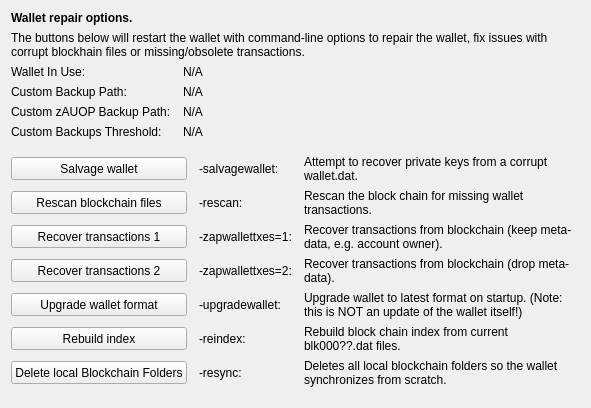
     <widget class="QWidget" name="tab_repair">
      <attribute name="title">
       <string>&amp;Wallet Repair</string>
      </attribute>
      <layout class="QGridLayout" name="gridLayout_4" columnstretch="0,0,0,0">
       <property name="horizontalSpacing">
        <number>12</number>
       </property>
       <item row="0" column="0" colspan="4">
        <widget class="QLabel" name="label_repair_header">
         <property name="font">
          <font>
           <weight>75</weight>
           <bold>true</bold>
          </font>
         </property>
         <property name="text">
          <string>Wallet repair options.</string>
         </property>
        </widget>
       </item>
       <item row="1" column="0" colspan="4">
        <widget class="QLabel" name="label_repair_helptext">
         <property name="font">
          <font>
           <weight>50</weight>
           <bold>false</bold>
          </font>
         </property>
         <property name="text">
          <string>The buttons below will restart the wallet with command-line options to repair the wallet, fix issues with corrupt blockhain files or missing/obsolete transactions.</string>
         </property>
         <property name="wordWrap">
          <bool>true</bool>
         </property>
        </widget>
       </item>
       <item row="2" column="0">
        <widget class="QLabel" name="wallet_path_label">
         <property name="text">
          <string>Wallet In Use:</string>
         </property>
        </widget>
       </item>
       <item row="2" column="1" colspan="3">
        <widget class="QLabel" name="wallet_path">
         <property name="cursor">
          <cursorShape>IBeamCursor</cursorShape>
         </property>
         <property name="text">
          <string>N/A</string>
         </property>
         <property name="textFormat">
          <enum>Qt::PlainText</enum>
         </property>
         <property name="textInteractionFlags">
          <set>Qt::LinksAccessibleByMouse|Qt::TextSelectableByKeyboard|Qt::TextSelectableByMouse</set>
         </property>
        </widget>
       </item>
       <item row="3" column="0">
        <widget class="QLabel" name="wallet_custombackuppath_label">
         <property name="visible">
          <bool>false</bool>
         </property>
         <property name="text">
          <string>Custom Backup Path:</string>
         </property>
        </widget>
       </item>
       <item row="3" column="1" colspan="3">
        <widget class="QLabel" name="wallet_custombackuppath">
         <property name="cursor">
          <cursorShape>IBeamCursor</cursorShape>
         </property>
         <property name="visible">
          <bool>false</bool>
         </property>
         <property name="text">
          <string>N/A</string>
         </property>
         <property name="textFormat">
          <enum>Qt::PlainText</enum>
         </property>
         <property name="textInteractionFlags">
          <set>Qt::LinksAccessibleByMouse|Qt::TextSelectableByKeyboard|Qt::TextSelectableByMouse</set>
         </property>
        </widget>
       </item>
       <item row="4" column="0">
        <widget class="QLabel" name="wallet_customzauopbackuppath_label">
         <property name="visible">
          <bool>false</bool>
         </property>
         <property name="text">
          <string>Custom zAUOP Backup Path:</string>
         </property>
        </widget>
       </item>
       <item row="4" column="1" colspan="3">
        <widget class="QLabel" name="wallet_customzauopbackuppath">
         <property name="cursor">
          <cursorShape>IBeamCursor</cursorShape>
         </property>
         <property name="visible">
          <bool>false</bool>
         </property>
         <property name="text">
          <string>N/A</string>
         </property>
         <property name="textFormat">
          <enum>Qt::PlainText</enum>
         </property>
         <property name="textInteractionFlags">
          <set>Qt::LinksAccessibleByMouse|Qt::TextSelectableByKeyboard|Qt::TextSelectableByMouse</set>
         </property>
        </widget>
       </item>
       <item row="5" column="0">
        <widget class="QLabel" name="wallet_custombackupthreshold_label">
         <property name="visible">
          <bool>false</bool>
         </property>
         <property name="text">
          <string>Custom Backups Threshold:</string>
         </property>
        </widget>
       </item>
       <item row="5" column="1" colspan="3">
        <widget class="QLabel" name="wallet_custombackupthreshold">
         <property name="cursor">
          <cursorShape>IBeamCursor</cursorShape>
         </property>
         <property name="visible">
          <bool>false</bool>
         </property>
         <property name="text">
          <string>N/A</string>
         </property>
         <property name="textFormat">
          <enum>Qt::PlainText</enum>
         </property>
         <property name="textInteractionFlags">
          <set>Qt::LinksAccessibleByMouse|Qt::TextSelectableByKeyboard|Qt::TextSelectableByMouse</set>
         </property>
        </widget>
       </item>
       <item row="6" column="0">
        <spacer name="verticalSpacer_repair1">
         <property name="orientation">
          <enum>Qt::Vertical</enum>
         </property>
         <property name="sizeHint" stdset="0">
          <size>
           <width>10</width>
           <height>10</height>
          </size>
         </property>
        </spacer>
       </item>
       <item row="7" column="0" colspan="2">
        <widget class="QPushButton" name="btn_salvagewallet">
         <property name="minimumSize">
          <size>
           <width>100</width>
           <height>23</height>
          </size>
         </property>
         <property name="text">
          <string>Salvage wallet</string>
         </property>
        </widget>
       </item>
       <item row="7" column="2">
        <widget class="QLabel" name="label_repair_salvage_command">
         <property name="text">
          <string notr="true">-salvagewallet:</string>
         </property>
        </widget>
       </item>
       <item row="7" column="3">
        <widget class="QLabel" name="label_repair_salvage">
         <property name="text">
          <string>Attempt to recover private keys from a corrupt wallet.dat.</string>
         </property>
         <property name="wordWrap">
          <bool>true</bool>
         </property>
        </widget>
       </item>
       <item row="8" column="0" colspan="2">
        <widget class="QPushButton" name="btn_rescan">
         <property name="minimumSize">
          <size>
           <width>100</width>
           <height>23</height>
          </size>
         </property>
         <property name="text">
          <string>Rescan blockchain files</string>
         </property>
        </widget>
       </item>
       <item row="8" column="2">
        <widget class="QLabel" name="label_repair_rescan_command">
         <property name="text">
          <string notr="true">-rescan:</string>
         </property>
        </widget>
       </item>
       <item row="8" column="3">
        <widget class="QLabel" name="label_repair_rescan">
         <property name="text">
          <string>Rescan the block chain for missing wallet transactions.</string>
         </property>
         <property name="wordWrap">
          <bool>true</bool>
         </property>
        </widget>
       </item>
       <item row="9" column="0" colspan="2">
        <widget class="QPushButton" name="btn_zapwallettxes1">
         <property name="minimumSize">
          <size>
           <width>100</width>
           <height>23</height>
          </size>
         </property>
         <property name="text">
          <string>Recover transactions 1</string>
         </property>
        </widget>
       </item>
       <item row="9" column="2">
        <widget class="QLabel" name="label_repair_zap1_command">
         <property name="text">
          <string notr="true">-zapwallettxes=1:</string>
         </property>
        </widget>
       </item>
       <item row="9" column="3">
        <widget class="QLabel" name="label_repair_zap1">
         <property name="text">
          <string>Recover transactions from blockchain (keep meta-data, e.g. account owner).</string>
         </property>
         <property name="wordWrap">
          <bool>true</bool>
         </property>
        </widget>
       </item>
       <item row="10" column="0" colspan="2">
        <widget class="QPushButton" name="btn_zapwallettxes2">
         <property name="minimumSize">
          <size>
           <width>100</width>
           <height>23</height>
          </size>
         </property>
         <property name="text">
          <string>Recover transactions 2</string>
         </property>
        </widget>
       </item>
       <item row="10" column="2">
        <widget class="QLabel" name="label_repair_zap2_command">
         <property name="text">
          <string notr="true">-zapwallettxes=2:</string>
         </property>
        </widget>
       </item>
       <item row="10" column="3">
        <widget class="QLabel" name="label_repair_zap2">
         <property name="text">
          <string>Recover transactions from blockchain (drop meta-data).</string>
         </property>
         <property name="wordWrap">
          <bool>true</bool>
         </property>
        </widget>
       </item>
       <item row="11" column="0" colspan="2">
        <widget class="QPushButton" name="btn_upgradewallet">
         <property name="minimumSize">
          <size>
           <width>100</width>
           <height>23</height>
          </size>
         </property>
         <property name="text">
          <string>Upgrade wallet format</string>
         </property>
        </widget>
       </item>
       <item row="11" column="2">
        <widget class="QLabel" name="label_repair_upgrade_command">
         <property name="text">
          <string notr="true">-upgradewallet:</string>
         </property>
        </widget>
       </item>
       <item row="11" column="3">
        <widget class="QLabel" name="label_repair_upgrade">
         <property name="text">
          <string>Upgrade wallet to latest format on startup. (Note: this is NOT an update of the wallet itself!)</string>
         </property>
         <property name="wordWrap">
          <bool>true</bool>
         </property>
        </widget>
       </item>
       <item row="12" column="0" colspan="2">
        <widget class="QPushButton" name="btn_reindex">
         <property name="minimumSize">
          <size>
           <width>100</width>
           <height>23</height>
          </size>
         </property>
         <property name="text">
          <string>Rebuild index</string>
         </property>
        </widget>
       </item>
       <item row="12" column="2">
        <widget class="QLabel" name="label_repair_reindex_command">
         <property name="text">
          <string notr="true">-reindex:</string>
         </property>
        </widget>
       </item>
       <item row="12" column="3">
        <widget class="QLabel" name="label_repair_reindex">
         <property name="text">
          <string>Rebuild block chain index from current blk000??.dat files.</string>
         </property>
         <property name="wordWrap">
          <bool>true</bool>
         </property>
        </widget>
       </item>
       <item row="13" column="0" colspan="2">
        <widget class="QPushButton" name="btn_resync">
         <property name="minimumSize">
          <size>
           <width>100</width>
           <height>23</height>
          </size>
         </property>
         <property name="text">
          <string>Delete local Blockchain Folders</string>
         </property>
        </widget>
       </item>
       <item row="13" column="2">
        <widget class="QLabel" name="label_repair_resync_command">
         <property name="text">
          <string>-resync:</string>
         </property>
        </widget>
       </item>
       <item row="13" column="3">
        <widget class="QLabel" name="label_repair_resync">
         <property name="text">
          <string>Deletes all local blockchain folders so the wallet synchronizes from scratch.</string>
         </property>
         <property name="wordWrap">
          <bool>true</bool>
         </property>
        </widget>
       </item>
       <item row="14" column="0">
        <spacer name="verticalSpacer_repair2">
         <property name="orientation">
          <enum>Qt::Vertical</enum>
         </property>
         <property name="sizeHint" stdset="0">
          <size>
           <width>20</width>
           <height>10</height>
          </size>
         </property>
        </spacer>
       </item>
      </layout>
     </widget>
